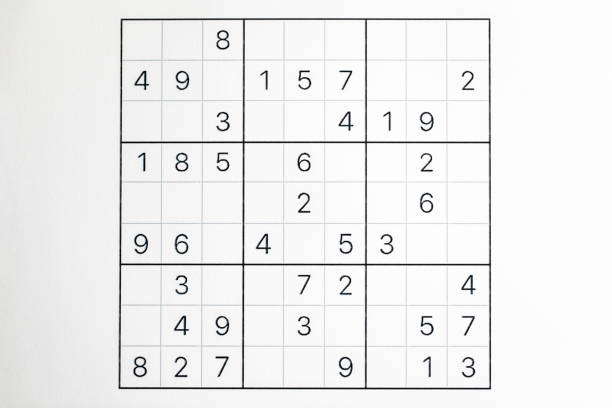
#> input picture input_sudoku.jpg, 612 x 408 px
$ jupyter execute --allow-errors solver.ipynb
#> lines starting #> are read from the running program, lines starting #| are printed output that depends on the picture; after the words box and inside, x2 and y2 are one past the last pixel; in counts of white or black regions, pixels touching at a corner belong together
[cell 1]
import numpy as np
import pandas as pd
import seaborn as sns
import matplotlib.pyplot as plt
import os, random
import cv2
from glob import glob
import sklearn
from sklearn.model_selection import train_test_split
import tensorflow as tf
from sklearn.metrics import accuracy_score, classification_report
from pathlib import Path
from PIL import Image, ImageDraw, ImageFont

#> (a cell that did not finish here is left out)

#> (a cell that did not finish here is left out)

[cell 4]
def Prep(img):
    img = cv2.cvtColor(img,cv2.COLOR_BGR2GRAY) #making image grayscale
    img = cv2.equalizeHist(img) #Histogram equalization to enhance contrast
    img = img/255 #normalizing
    return img
#> (the rest of this cell did not finish here and is left out)

#> (a cell that did not finish here is left out)

#> (a cell that did not finish here is left out)

#> (a cell that did not finish here is left out)

[cell 8]
# Randomly select an image from the dataset
# folder="aug"
# a=random.choice(os.listdir(folder))
# print(a)
sudoku_a = cv2.imread("input_sudoku.jpg")
#> sudoku_a is the input picture: shape (408, 612, 3); mean B, G, R 239.1, 239.2, 239.1
plt.figure()
plt.imshow(sudoku_a)
plt.show()

[cell 9]
#Preprocessing image to be read
sudoku_a = cv2.resize(sudoku_a, (450,450))
#> sudoku_a: shape (450, 450, 3)
# function to greyscale, blur and change the receptive threshold of image
def preprocess(image):
    gray = cv2.cvtColor(image, cv2.COLOR_BGR2GRAY)
    blur = cv2.GaussianBlur(gray, (3,3),6)
    # blur = cv2.bilateralFilter(gray,9,75,75)
    threshold_img = cv2.adaptiveThreshold(blur,255,1,1,11,2)
    return threshold_img

threshold = preprocess(sudoku_a)
#> in preprocess, `blur = cv2.GaussianBlur(gray, (3,3),6)`:
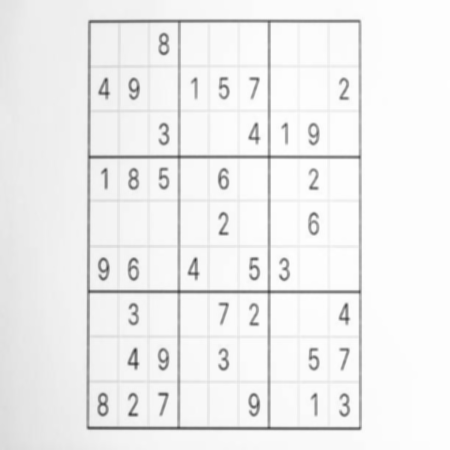
#> blur: shape (450, 450); min 60, max 254, mean 239.1
#> in preprocess, `threshold_img = cv2.adaptiveThreshold(blur,255,1,1,11,2)`:
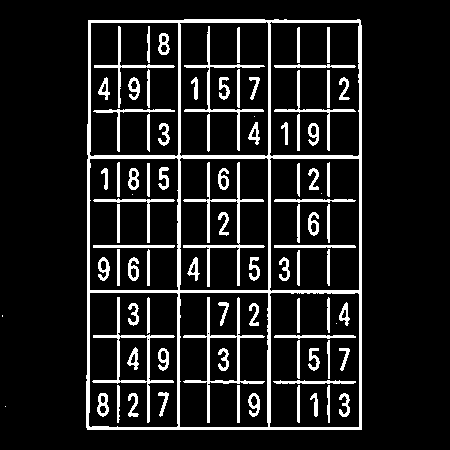
#> threshold_img: shape (450, 450); 11.8% white; 89 white regions (6 under 20 px)
#let's look at what we have got
plt.figure()
plt.imshow(threshold)
plt.show()

[cell 10]
# Finding the outline of the sudoku puzzle in the image
contour_1 = sudoku_a.copy()
contour_2 = sudoku_a.copy()
contour, hierarchy = cv2.findContours(threshold,cv2.RETR_EXTERNAL,cv2.CHAIN_APPROX_SIMPLE)
#> contour = 3 contours, 2 with area under 20; largest, box (x1, y1, x2, y2) and area: (86, 19, 362, 430) 112097
cv2.drawContours(contour_1, contour,-1,(0,255,0),3)
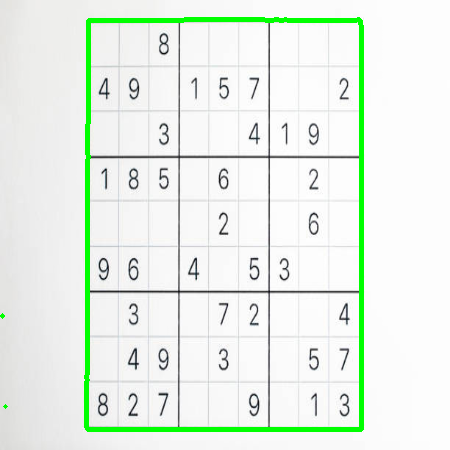
#> contour_1: shape (450, 450, 3); mean B, G, R 232.8, 241.5, 232.8
#let's see what we got
plt.figure()
plt.imshow(contour_1)
plt.show()

[cell 11]
def main_outline(contour):
    biggest = np.array([])
    max_area = 0
    for i in contour:
        area = cv2.contourArea(i)
        if area > 50:
            peri = cv2.arcLength(i, True)
            approx = cv2.approxPolyDP(i , 0.02* peri, True)
            if area > max_area and len(approx) == 4:
                biggest = approx
                max_area = area

    return biggest, max_area

def reframe(points):
    points = points.reshape((4, 2))
    points_new = np.zeros((4,1,2),dtype = np.int32)
    add = points.sum(1)
    points_new[0] = points[np.argmin(add)]
    points_new[3] = points[np.argmax(add)]
    diff = np.diff(points, axis =1)
    points_new[1] = points[np.argmin(diff)]
    points_new[2] = points[np.argmax(diff)]
    return points_new

def splitcells(img):
    rows = np.vsplit(img,9)
    boxes = []
    for r in rows:
        cols = np.hsplit(r,9)
        for box in cols:
            boxes.append(box)
    return boxes

black_img = np.zeros((450,450,3), np.uint8)
biggest, maxArea = main_outline(contour)
#> the loop in main_outline, `for i in contour:` made 3 passes
#> (area, peri, biggest, max_area) on pass 3: (112097, 1370.6, [[88, 20], [87, 429], [361, 429], [360, 20]], 112097)
#> after the loop in main_outline, `for i in contour:`: max_area = 112097
#> biggest = [[88, 20], [87, 429], [361, 429], [360, 20]]; maxArea = 112097
if biggest.size != 0:
    biggest = reframe(biggest)
#> in reframe, `points = points.reshape((4, 2))`: points = [[88, 20], [87, 429], [361, 429], [360, 20]]
#> in reframe, `add = points.sum(1)`: add = [108, 516, 790, 380]
#> in reframe, `diff = np.diff(points, axis =1)`: diff = [-68, 342, 68, -340]
#> biggest = [[88, 20], [360, 20], [87, 429], [361, 429]]
cv2.drawContours(contour_2,biggest,-1, (0,255,0),10)
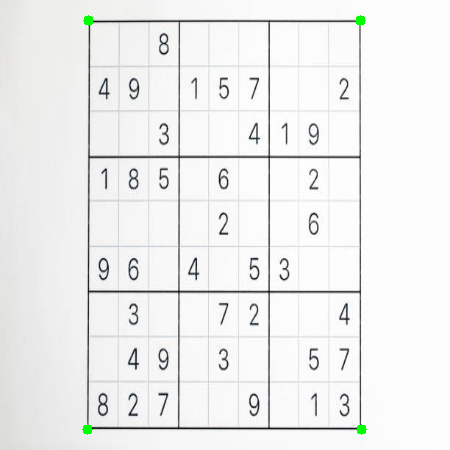
#> contour_2: shape (450, 450, 3); mean B, G, R 238.7, 239.2, 238.7
pts1 = np.float32(biggest)
#> pts1 = [[88, 20], [360, 20], [87, 429], [361, 429]]
pts2 = np.float32([[0,0],[450,0],[0,450],[450,450]])
matrix = cv2.getPerspectiveTransform(pts1, pts2)
#> matrix = [[1.66, 0.00405, -145.7], [1.51e-16, 1.11, -22.17], [-3.44e-20, 1.8e-05, 1]]
imagewrap = cv2.warpPerspective(sudoku_a,matrix,(450,450))
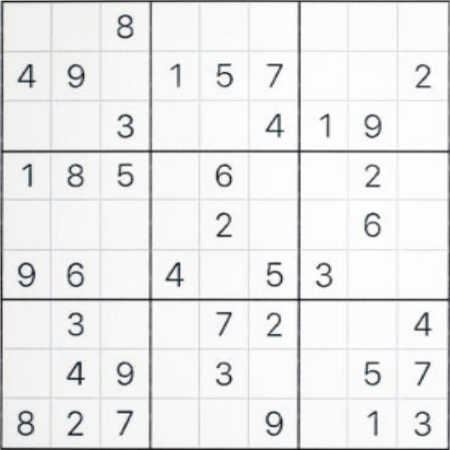
#> imagewrap: shape (450, 450, 3); mean B, G, R 235.6, 235.4, 235.3
imagewrap =cv2.cvtColor(imagewrap, cv2.COLOR_BGR2GRAY)
#> imagewrap: shape (450, 450)
plt.figure()
plt.imshow(imagewrap)
plt.show()

[cell 12]
def preprocess_numbers(img):
    img = cv2.adaptiveThreshold(img, 255, cv2.ADAPTIVE_THRESH_GAUSSIAN_C, cv2.THRESH_BINARY_INV, 9, 2)
    kernel = cv2.getStructuringElement(cv2.MORPH_ELLIPSE, (3, 3))
    img = cv2.morphologyEx(img, cv2.MORPH_CLOSE, kernel, iterations=1)

    return img

def extract_numbers(img):
    result = preprocess_numbers(img)
#> in preprocess_numbers, `img = cv2.adaptiveThreshold(img, 255, cv2.ADAPTIVE_THRESH_GAUSSIAN_C, ..`: img: shape (450, 450); 14% white; 779 white regions (710 under 20 px), largest, box (x1, y1, x2, y2) and area: (0, 0, 450, 450) 8535, (5, 155, 147, 295) 1256, (155, 6, 295, 147) 1196
#> in preprocess_numbers, `img = cv2.morphologyEx(img, cv2.MORPH_CLOSE, kernel, iterations=1)`: img: shape (450, 450); 14.5% white; 674 white regions (615 under 20 px), largest, box (x1, y1, x2, y2) and area: (0, 0, 450, 450) 9150, (5, 304, 146, 445) 1437, (5, 6, 147, 147) 1317
    retval, labels, stats, centroids = cv2.connectedComponentsWithStats(result)
    viz = np.zeros_like(result, np.uint8)

    centroidy = []
    stats_numbers = []

    for i, stat in enumerate(stats):
        if i == 0:
            continue
        if stat[4] > 50 and stat[2] in range(5,40) and stat[3] in range(5,40) and stat[0] > 0 and stat[
            1] > 0 and (int(stat[3] / stat[2])) in range(1,5):
            viz[labels == i] = 255
            centroidy.append(centroids[i])
            stats_numbers.append(stat)

    stats_numbers = np.array(stats_numbers)
    centroidy = np.array(centroidy)
    return viz, stats_numbers, centroidy
img_nums, stats, centroids = extract_numbers(imagewrap)
#> in extract_numbers, `retval, labels, stats, centroids = cv2.connectedComponentsWithStats(re..`:
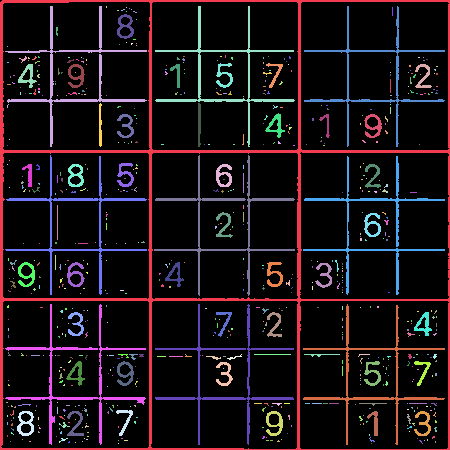
#> labels: shape (450, 450) int32; 675 distinct labels, from 0 to 674; one colour per label, 0 black
#> in extract_numbers, `retval, labels, stats, centroids = cv2.connectedComponentsWithStats(re..`: retval = 675; stats = 675 rows, first 6: [0, 0, 449, 449, 173163], [0, 0, 450, 450, 9150], [5, 6, 142, 141, 1317], [106, 6, 1, 2, 2], [126, 7, 1, 1, 1], [155, 6, 140, 141, 1209]; centroids = 675 pairs, first value 6.5 to 436.5, second value 6.5 to 443
#> the loop in extract_numbers, `for i, stat in enumerate(stats):` made 675 passes
#> after the loop in extract_numbers, `for i, stat in enumerate(stats):`:
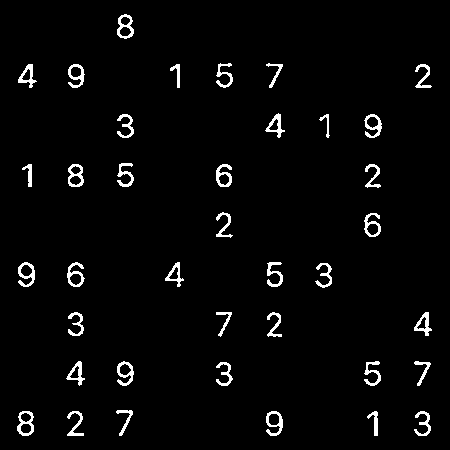
#> viz: shape (450, 450); 3% white; 38 white regions, largest, box (x1, y1, x2, y2) and area: (17, 411, 34, 436) 202, (18, 262, 35, 287) 199, (266, 411, 283, 436) 196
#> after the loop in extract_numbers, `for i, stat in enumerate(stats):`: centroidy = 38 pairs, first value 25.29 to 423.5, second value 26.28 to 424; stats_numbers = 38 items, first 6: [117, 14, 17, 25, 194], [216, 63, 17, 25, 164], [266, 63, 17, 25, 112], [18, 64, 19, 24, 172], [68, 64, 17, 24, 186], [170, 64, 10, 24, 98]
#> in extract_numbers, `stats_numbers = np.array(stats_numbers)`: stats_numbers = 38 rows, first 6: [117, 14, 17, 25, 194], [216, 63, 17, 25, 164], [266, 63, 17, 25, 112], [18, 64, 19, 24, 172], [68, 64, 17, 24, 186], [170, 64, 10, 24, 98]
#> stats has the same summary as stats_numbers in extract_numbers; centroids has the same summary as centroidy in extract_numbers
plt.figure()
plt.imshow(img_nums)
plt.show()

[cell 13]
def center_numbers(img, stats, centroids):
    centered_num_grid = np.zeros_like(img, np.uint8)
    matrix_mask = np.zeros((9, 9), dtype='uint8')
    for i, number in enumerate(stats):
        left, top, width, height, area = stats[i]
        img_left = int(((left // 50)) * 50 + ((50 - width) / 2))
        img_top = int(((top // 50)) * 50 + ((50 - height) / 2))
        center = centroids[i]

        centered_num_grid[img_top:img_top + height,
        img_left: img_left + width] = img[number[1]:number[1] + number[3],
                                                                 number[0]:number[0] + number[2]]
        y = int(np.round((center[0] + 5) / 50, 1))
        x = int(np.round((center[1] + 5) / 50, 1))
        matrix_mask[x, y] = 1
    return centered_num_grid, matrix_mask
centered_numbers, matrix_mask = center_numbers(img_nums, stats, centroids)
#> the loop in center_numbers, `for i, number in enumerate(stats):` made 38 passes
#> (left, top, width, height, area, img_left, img_top, center) on passes 1 to 12: (117, 14, 17, 25, 194, 116, 12, [124.9, 26.28]), (216, 63, 17, 25, 164, 216, 62, [223.9, 75.15]), (266, 63, 17, 25, 112, 266, 62, [274.6, 72.6]), (18, 64, 19, 24, 172, 15, 63, [27.3, 75.66]), (68, 64, 17, 24, 186, 66, 63, [76.02, 75.44]), (170, 64, 10, 24, 98, 170, 63, [176.7, 73.37]), (415, 64, 17, 24, 155, 416, 63, [422.9, 76.12]), (265, 113, 20, 25, 171, 265, 112, [275.6, 125.2]), (117, 114, 17, 24, 166, 116, 113, [125.8, 125.5]), (319, 114, 11, 24, 76, 319, 113, [325.9, 123.4]), (364, 114, 18, 24, 193, 366, 113, [372.9, 125.8]), (117, 163, 17, 24, 178, 116, 163, [124.9, 174.6])
#> after the loop in center_numbers, `for i, number in enumerate(stats):`:
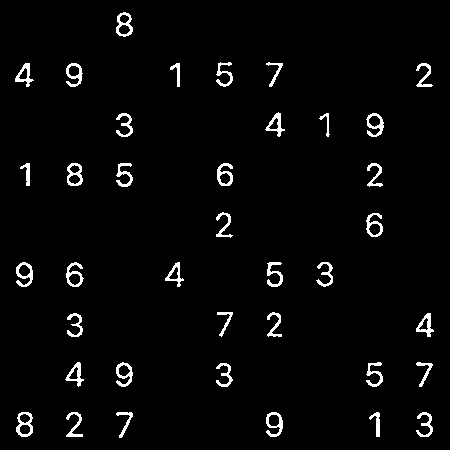
#> centered_num_grid: shape (450, 450); 3% white; 38 white regions, largest, box (x1, y1, x2, y2) and area: (16, 412, 33, 437) 202, (16, 262, 33, 287) 199, (266, 412, 283, 437) 196

[cell 14]
sudoku_cell = splitcells(imagewrap)
#> in splitcells, `rows = np.vsplit(img,9)`: rows = 9 items
#> the loop in splitcells, `for r in rows:` made 9 passes
#> after the loop in splitcells, `for r in rows:`: boxes = 81 items
#> sudoku_cell = 81 items

[cell 15]
def CropCell(cells):
    Cells_croped = []
    for image in cells:
        img = np.array(image)
        img = img[4:46, 6:46]
        img = Image.fromarray(img)
        img = np.array(img)
        Cells_croped.append(img)
    return Cells_croped

sudoku_cell_croped= CropCell(sudoku_cell)
#> the loop in CropCell, `for image in cells:` made 81 passes
#> pass 1, in CropCell, `img = img[4:46, 6:46]`:
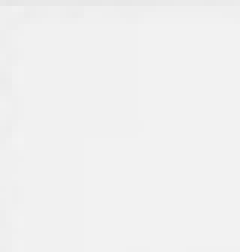
#> img: shape (42, 40) (shown 6 times larger); min 230, max 243, mean 241
#> sudoku_cell_croped = 81 items

[cell 16]
grid = np.zeros((9, 9), dtype='uint8')
row = 0
col = 0
result = []
#> (the rest of this cell did not finish here and is left out)

[cell 17]
#For compairing
plt.figure()
plt.imshow(imagewrap)
plt.show()

[cell 18]
def solve_sudoku(board):
    def solve(board):
        for i in range(len(board)):
            for j in range(len(board[0])):
                if board[i][j] == 0:
                    for num in range(1, 10):
                        if is_valid(num, board, i, j):
                            board[i][j] = num
                            if solve(board):
                                return True
                            else:
                                board[i][j] = 0
                    return False
        return True

    def is_valid(num, board, row, col):
        for i in range(9):
            if board[i][col] == num:
                return False
            if board[row][i] == num:
                return False
            if board[3 * (row // 3) + (i // 3)][3 * (col // 3) + (i % 3)] == num:
                return False
        return True

    solve(board)
    return board

[cell 19]
solved_grid = solve_sudoku(grid)

[cell 20]
def sudoku_to_image(grid, image_path="sudoku.png"):
    # Define image size and create a blank white image
    img_size = 450  # 450x450 pixels
    cell_size = img_size // 9
    img = Image.new('RGB', (img_size, img_size), color=(255, 255, 255))
    draw = ImageDraw.Draw(img)

    # Load a font
    font = ImageFont.truetype("arial.ttf", size=24)

    # Draw the grid
    for i in range(10):
        # Thicker lines for 3x3 grid boundaries
        line_width = 3 if i % 3 == 0 else 1
        # Draw horizontal and vertical lines
        draw.line([(0, i * cell_size), (img_size, i * cell_size)], fill=0, width=line_width)
        draw.line([(i * cell_size, 0), (i * cell_size, img_size)], fill=0, width=line_width)

    # Draw the numbers in the grid
    for i in range(9):
        for j in range(9):
            num = grid[i][j]
            if num != 0:
                # Calculate the position to draw the number
                text_x = j * cell_size + cell_size // 3
                text_y = i * cell_size + cell_size // 5
                draw.text((text_x, text_y), str(num), font=font, fill=(0, 0, 0))

    # Save the image
    img.save(image_path)

[cell 21]
sudoku_to_image(solved_grid, "solved_sudoku.png")
#> in sudoku_to_image, `img = Image.new('RGB', (img_size, img_size), color=(255, 255, 255))`: img: PIL image 450x450 RGB; every value is 255
#> in sudoku_to_image, `img.save(image_path)`:
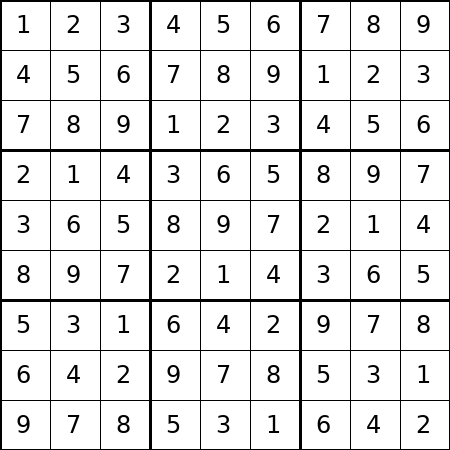
#> saved as solved_sudoku.png: PIL image 450x450 RGB; min 0, max 255, mean 229.7
